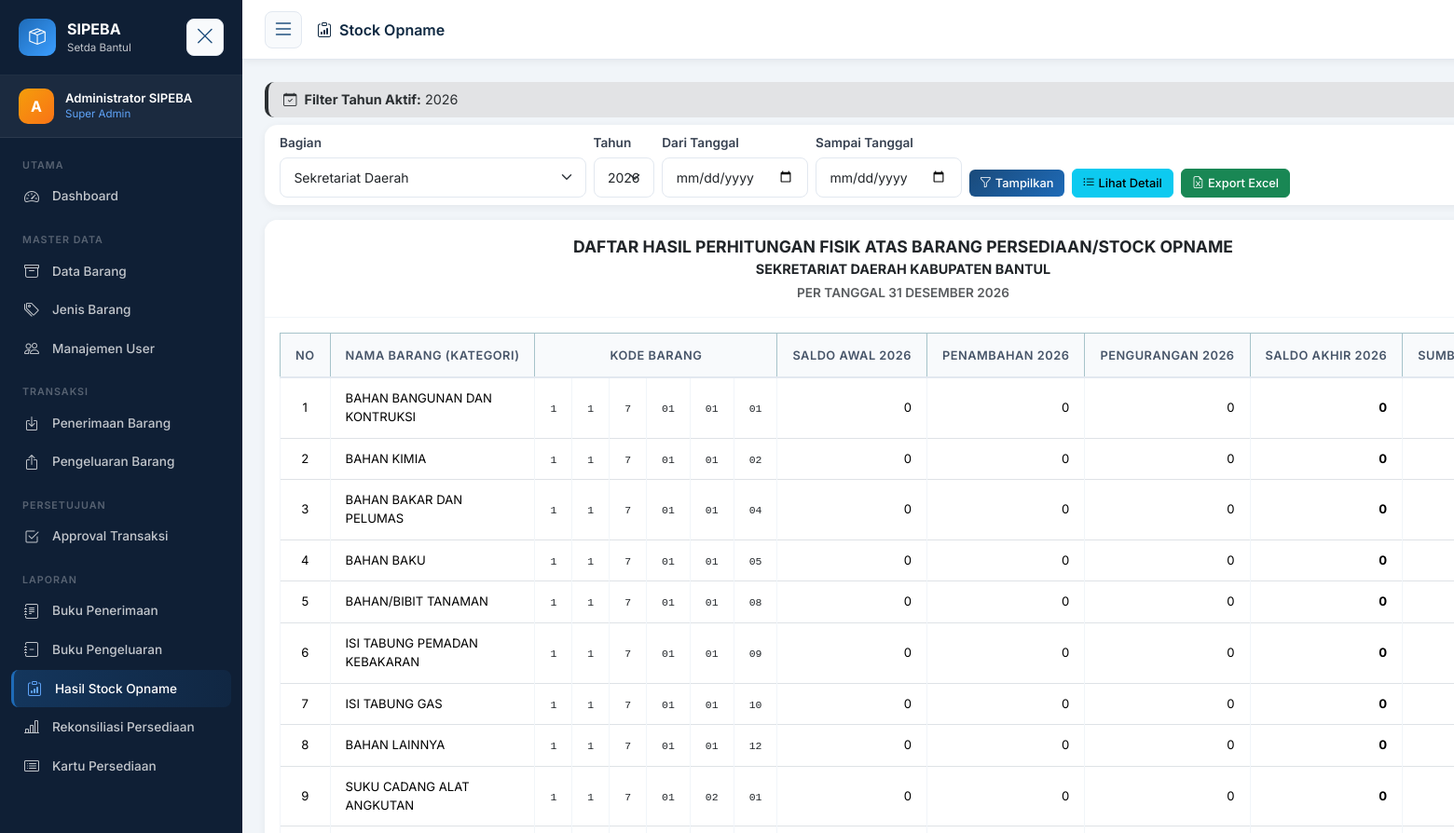
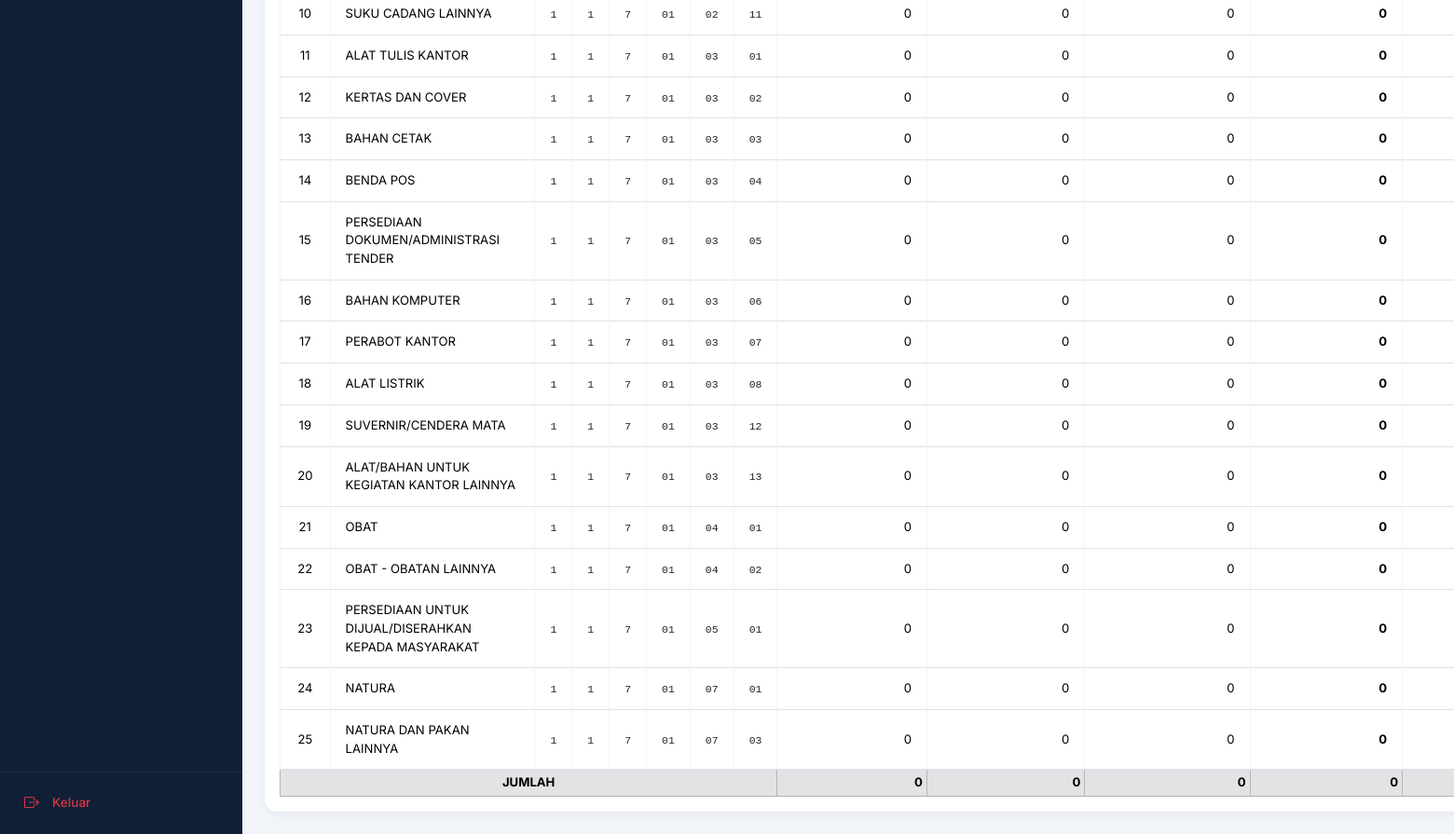
/laporan/stock_opname.php (signed in), run on the app's committed database (2 pictures, top to bottom).
### tables this page shows
CREATE TABLE `jenis_barang` (
  `id` int(10) UNSIGNED NOT NULL,
  `kode_jenis` varchar(10) NOT NULL,
  `nama_jenis` varchar(100) NOT NULL,
  `kategori` enum('ASET TETAP','ASET LANCAR') DEFAULT 'ASET LANCAR',
  `created_at` timestamp NOT NULL DEFAULT current_timestamp()
);

### config/auth.php (called while the page is built, shortened)
<?php
function getUserRole(): string {
    return $_SESSION['user']['role'] ?? '';
}

### laporan/stock_opname.php (the view, shortened to what this page needs)
<?php
require_once __DIR__ . '/../config/bootstrap.php';
$role = getUserRole();
$id_bagian = getUserBagian();
$f_bagian  = ($role === 'superadmin') ? (int)($_GET['id_bagian'] ?? 0) : $id_bagian;
$f_tahun   = (int)($_GET['tahun'] ?? date('Y'));
$f_dari_tanggal = $_GET['dari_tanggal'] ?? '';
$f_sampai_tanggal = $_GET['sampai_tanggal'] ?? '';
$use_date_filter = !empty($f_dari_tanggal) && !empty($f_sampai_tanggal);
$where_bagian = "";
$years = [];
if (empty($years)) {
  $years = [date('Y')];
}
if ($use_date_filter) {
  $query = "
        SELECT
            j.id as id_jenis,
            j.kode_jenis,
            j.nama_jenis,
            -- Saldo Awal (Transaksi sebelum dari_tanggal)
            (
                SELECT COALESCE(SUM(p.jumlah * p.harga_satuan), 0)
                FROM penerimaan p
                JOIN barang b2 ON p.id_barang = b2.id
                WHERE b2.id_jenis_barang = j.id AND p.status = 'disetujui' AND p.tanggal < '$f_dari_tanggal' $where_bagian
            ) - (
                SELECT COALESCE(SUM(pd.jumlah_dipotong * pd.harga_satuan), 0)
                FROM pengurangan_detail pd
                JOIN pengurangan pr ON pd.id_pengurangan = pr.id
                JOIN barang b2 ON pr.id_barang = b2.id
                WHERE b2.id_jenis_barang = j.id AND pd.status = 'disetujui' AND pr.tanggal < '$f_dari_tanggal' $where_bagian
            ) as saldo_awal,
            -- Penambahan (Dalam range tanggal)
            (
                SELECT COALESCE(SUM(p.jumlah * p.harga_satuan), 0)
                FROM penerimaan p
                JOIN barang b2 ON p.id_barang = b2.id
                WHERE b2.id_jenis_barang = j.id AND p.status = 'disetujui' AND p.tanggal BETWEEN '$f_dari_tanggal' AND '$f_sampai_tanggal' $where_bagian
            ) as penambahan,
            -- Pengurangan (Dalam range tanggal)
            (
                SELECT COALESCE(SUM(pd.jumlah_dipotong * pd.harga_satuan), 0)
                FROM pengurangan_detail pd
                JOIN pengurangan pr ON pd.id_pengurangan = pr.id
                JOIN barang b2 ON pr.id_barang = b2.id
                WHERE b2.id_jenis_barang = j.id AND pd.status = 'disetujui' AND pr.tanggal BETWEEN '$f_dari_tanggal' AND '$f_sampai_tanggal' $where_bagian
            ) as pengurangan,
            -- Keterangan (Ambil dari Stock Opname dalam range tanggal)
            (
              SELECT GROUP_CONCAT(DISTINCT p.keterangan SEPARATOR '; ')
              FROM penerimaan p
              JOIN barang b2 ON p.id_barang = b2.id
              WHERE b2.id_jenis_barang = j.id AND p.status = 'disetujui' AND p.tanggal BETWEEN '$f_dari_tanggal' AND '$f_sampai_tanggal' $where_bagian AND COALESCE(p.keterangan, '') != ''
            ) as sumber_dana
        FROM jenis_barang j
        ORDER BY j.kode_jenis ASC
    ";
} else {
  $query = "
        SELECT
            j.id as id_jenis,
            j.kode_jenis,
            j.nama_jenis,
            -- Saldo Awal (Transaksi sebelum tahun filter)
            (
                SELECT COALESCE(SUM(p.jumlah * p.harga_satuan), 0)
                FROM penerimaan p
                JOIN barang b2 ON p.id_barang = b2.id
                WHERE b2.id_jenis_barang = j.id AND p.status = 'disetujui' AND YEAR(p.tanggal) < $f_tahun $where_bagian
            ) - (
                SELECT COALESCE(SUM(pd.jumlah_dipotong * pd.harga_satuan), 0)
                FROM pengurangan_detail pd
                JOIN pengurangan pr ON pd.id_pengurangan = pr.id
                JOIN barang b2 ON pr.id_barang = b2.id
                WHERE b2.id_jenis_barang = j.id AND pd.status = 'disetujui' AND YEAR(pr.tanggal) < $f_tahun $where_bagian
            ) as saldo_awal,
            -- Penambahan (Tahun filter)
            (
                SELECT COALESCE(SUM(p.jumlah * p.harga_satuan), 0)
                FROM penerimaan p
                JOIN barang b2 ON p.id_barang = b2.id
                WHERE b2.id_jenis_barang = j.id AND p.status = 'disetujui' AND YEAR(p.tanggal) = $f_tahun $where_bagian
            ) as penambahan,
            -- Pengurangan (Tahun filter)
            (
                SELECT COALESCE(SUM(pd.jumlah_dipotong * pd.harga_satuan), 0)
                FROM pengurangan_detail pd
                JOIN pengurangan pr ON pd.id_pengurangan = pr.id
                JOIN barang b2 ON pr.id_barang = b2.id
                WHERE b2.id_jenis_barang = j.id AND pd.status = 'disetujui' AND YEAR(pr.tanggal) = $f_tahun $where_bagian
            ) as pengurangan,
            -- Keterangan (Ambil dari Stock Opname tahun filter)
            (
              SELECT GROUP_CONCAT(DISTINCT p.keterangan SEPARATOR '; ')
              FROM penerimaan p
              JOIN barang b2 ON p.id_barang = b2.id
              WHERE b2.id_jenis_barang = j.id AND p.status = 'disetujui' AND YEAR(p.tanggal) = $f_tahun $where_bagian AND COALESCE(p.keterangan, '') != ''
            ) as sumber_dana
        FROM jenis_barang j
        ORDER BY j.kode_jenis ASC
    ";
}
$data = $conn->query($query);
$nama_bagian_text = "";
$periode_text_upper = $use_date_filter
  ? strtoupper(formatTanggalIndo($f_dari_tanggal)) . ' - ' . strtoupper(formatTanggalIndo($f_sampai_tanggal))
  : '31 DESEMBER ' . $f_tahun;
?>
<?php
include BASE_PATH . '/includes/header.php';
include BASE_PATH . '/includes/sidebar.php';
?>
<div class="main-content">
  <div class="topbar">
    <button class="sidebar-toggle-btn me-3" id="mainSidebarToggle"><i class="bi bi-list fs-4"></i></button>
    <div class="topbar-title"><i class="bi bi-clipboard-data me-2"></i>Stock Opname</div>
  </div>
  <div class="page-content">
    <?php if ($use_date_filter): ?>
      <div class="alert alert-info py-2 mb-2">
        <i class="bi bi-info-circle me-1"></i>
        <strong>Filter Tanggal Aktif:</strong> <?= date('d/m/Y', strtotime($f_dari_tanggal)) ?> - <?= date('d/m/Y', strtotime($f_sampai_tanggal)) ?>
        <a href="?<?= http_build_query(array_filter(['id_bagian' => $f_bagian, 'tahun' => $f_tahun])) ?>" class="btn btn-sm btn-outline-secondary ms-2"><i class="bi bi-x-circle me-1"></i>Gunakan Filter Tahun</a>
      </div>
    <?php else: ?>
      <div class="alert alert-secondary py-2 mb-2">
        <i class="bi bi-calendar-check me-1"></i>
        <strong>Filter Tahun Aktif:</strong> <?= $f_tahun ?>
      </div>
    <?php endif; ?>
    <div class="card mb-3">
      <div class="card-body py-2">
        <form method="GET" class="row g-2 align-items-end">
          <?php if ($role === 'superadmin'): ?>
            <div class="col-md-3">
              <label class="form-label fw-semibold">Bagian</label>
              <select name="id_bagian" class="form-select form-select-sm">
                <option value="">Sekretariat Daerah</option>
              </select>
            </div>
          <?php endif; ?>
          <div class="col-auto">
            <label class="form-label fw-semibold">Tahun</label>
            <select name="tahun" class="form-select form-select-sm" id="filterTahun">
              <?php foreach ($years as $y): ?><option value="<?= $y ?>" <?= $f_tahun == $y ? 'selected' : '' ?>><?= $y ?></option><?php endforeach; ?>
            </select>
          </div>
          <div class="col-auto">
            <label class="form-label fw-semibold">Dari Tanggal</label>
            <input type="date" name="dari_tanggal" class="form-control form-control-sm" value="<?= $f_dari_tanggal ?>">
          </div>
          <div class="col-auto">
            <label class="form-label fw-semibold">Sampai Tanggal</label>
            <input type="date" name="sampai_tanggal" class="form-control form-control-sm" value="<?= $f_sampai_tanggal ?>">
          </div>
          <div class="col-auto">
            <button type="submit" class="btn btn-primary btn-sm"><i class="bi bi-funnel me-1"></i>Tampilkan</button>
            <a href="stock_opname_detail.php?<?= http_build_query(array_filter(['id_bagian' => $f_bagian, 'dari_tanggal' => $f_dari_tanggal, 'sampai_tanggal' => $f_sampai_tanggal])) ?>" class="btn btn-info btn-sm ms-1"><i class="bi bi-list-ul me-1"></i>Lihat Detail</a>
            <a href="?<?= http_build_query(array_merge($_GET, ['export' => 1])) ?>" class="btn btn-success btn-sm ms-1"><i class="bi bi-file-earmark-excel me-1"></i>Export Excel</a>
          </div>
        </form>
      </div>
    </div>
    <div class="card">
      <div class="card-header text-center py-3">
        <div class="fw-bold" style="font-size:1.1rem">DAFTAR HASIL PERHITUNGAN FISIK ATAS BARANG PERSEDIAAN/STOCK OPNAME</div>
        <div class="fw-bold"><?= $nama_bagian_text ? strtoupper($nama_bagian_text) : 'SEKRETARIAT DAERAH KABUPATEN BANTUL' ?></div>
        <div class="text-muted mt-1" style="font-size:.85rem">PER TANGGAL <?= strtoupper($periode_text_upper) ?></div>
      </div>
      <div class="table-wrapper p-3 overflow-auto">
        <table class="table table-bordered table-sm align-middle" style="font-size:.82rem">
          <thead>
            <tr class="table-info text-center">
              <th>NO</th>
              <th>NAMA BARANG (KATEGORI)</th>
              <th colspan="6">KODE BARANG</th>
              <th>SALDO AWAL<?= $use_date_filter ? '' : ' ' . $f_tahun ?></th>
              <th>PENAMBAHAN<?= $use_date_filter ? '' : ' ' . $f_tahun ?></th>
              <th>PENGURANGAN<?= $use_date_filter ? '' : ' ' . $f_tahun ?></th>
              <th>SALDO AKHIR<?= $use_date_filter ? '' : ' ' . $f_tahun ?></th>
              <th>SUMBER DANA</th>
            </tr>
          </thead>
          <tbody>
            <?php
            $no = 1;
            $t_awal = 0;
            $t_plus = 0;
            $t_minus = 0;
            $t_akhir = 0;
            $data->data_seek(0);
            while ($r = $data->fetch_assoc()):
              $s_akhir = $r['saldo_awal'] + $r['penambahan'] - $r['pengurangan'];
              $t_awal += $r['saldo_awal'];
              $t_plus += $r['penambahan'];
              $t_minus += $r['pengurangan'];
              $t_akhir += $s_akhir;
              $kode_raw = $r['kode_jenis'];
              if (strpos($kode_raw, '.') !== false) {
                $kode_parts = explode('.', $kode_raw);
              } elseif (strlen($kode_raw) == 9) {
                $kode_parts = [
                  substr($kode_raw, 0, 1),
                  substr($kode_raw, 1, 1),
                  substr($kode_raw, 2, 1),
                  substr($kode_raw, 3, 2),
                  substr($kode_raw, 5, 2),
                  substr($kode_raw, 7, 2)
                ];
              } else {
                $kode_parts = [$kode_raw];
              }
              $kode_parts = array_pad($kode_parts, 6, '');
            ?>
              <tr>
                <td class="text-center"><?= $no++ ?></td>
                <td><?= htmlspecialchars($r['nama_jenis']) ?></td>
                <?php foreach ($kode_parts as $kp): ?>
                  <td class="text-center"><code class="text-dark"><?= $kp ?></code></td>
                <?php endforeach; ?>
                <td class="text-end"><?= number_format($r['saldo_awal'], 0, ',', '.') ?></td>
                <td class="text-end"><?= number_format($r['penambahan'], 0, ',', '.') ?></td>
                <td class="text-end"><?= number_format($r['pengurangan'], 0, ',', '.') ?></td>
                <td class="text-end fw-bold"><?= number_format($s_akhir, 0, ',', '.') ?></td>
                <td><small><?= htmlspecialchars($r['sumber_dana'] ?? '') ?></small></td>
              </tr>
            <?php endwhile; ?>
          </tbody>
          <tfoot class="table-secondary fw-bold">
            <tr>
              <td colspan="8" class="text-center">JUMLAH</td>
              <td class="text-end"><?= number_format($t_awal, 0, ',', '.') ?></td>
              <td class="text-end"><?= number_format($t_plus, 0, ',', '.') ?></td>
              <td class="text-end"><?= number_format($t_minus, 0, ',', '.') ?></td>
              <td class="text-end fw-bold"><?= number_format($t_akhir, 0, ',', '.') ?></td>
              <td></td>
            </tr>
          </tfoot>
        </table>
      </div>
    </div>
  </div>
</div>
<?php include BASE_PATH . '/includes/footer.php'; ?>
<?php include BASE_PATH . '/includes/footer.php'; ?>

### assets/css/style.css (style rules this page uses)
:root { --primary: #1a4a7a; --primary-dark: #0f2942; --primary-light: #1e6bb8; --accent: #f59e0b; --sidebar-width: 260px; --sidebar-collapsed-width: 70px; --sidebar-bg: #0f1f35; --sidebar-text: rgba(255, 255, 255, 0.75); --sidebar-hover: rgba(255, 255, 255, 0.1); --sidebar-active-bg: linear-gradient( 90deg, rgba(30, 107, 184, 0.3), rgba(30, 107, 184, 0.1) ); --sidebar-active-border: #1e6bb8; --topbar-height: 64px; --card-radius: 14px; --transition: all 0.2s ease; --shadow-sm: 0 2px 8px rgba(0, 0, 0, 0.06); --shadow-md: 0 4px 20px rgba(0, 0, 0, 0.1); --shadow-lg: 0 10px 40px rgba(0, 0, 0, 0.15); }
* { box-sizing: border-box; margin: 0; padding: 0; }
body { font-family: "Inter", sans-serif; background: #f1f5f9; color: #1e293b; font-size: 0.9rem; }
.main-content { margin-left: var(--sidebar-width); flex: 1; display: flex; flex-direction: column; min-height: 100vh; transition: margin-left 0.3s ease; }
.topbar { height: var(--topbar-height); background: white; border-bottom: 1px solid #e2e8f0; display: flex; align-items: center; padding: 0 1.5rem; position: sticky; top: 0; z-index: 100; box-shadow: var(--shadow-sm); }
.topbar-title { font-weight: 600; font-size: 1rem; color: var(--primary-dark); flex: 1; }
.page-content { padding: 1.5rem; flex: 1; }
.card { border: none; border-radius: var(--card-radius); box-shadow: var(--shadow-sm); background: white; }
.card-header { background: white; border-bottom: 1px solid #f1f5f9; border-radius: var(--card-radius) var(--card-radius) 0 0 !important; padding: 1rem 1.25rem; font-weight: 600; font-size: 0.9rem; }
.table-wrapper { overflow-x: auto; border-radius: 0 0 var(--card-radius) var(--card-radius); }
.table { margin-bottom: 0; font-size: 0.875rem; }
.table thead th { background: #f8fafc; border-bottom: 2px solid #e2e8f0; color: #475569; font-weight: 600; font-size: 0.8rem; text-transform: uppercase; letter-spacing: 0.5px; padding: 0.85rem 1rem; white-space: nowrap; }
.table tbody td { padding: 0.75rem 1rem; vertical-align: middle; border-color: #f1f5f9; }
.form-control, .form-select { border: 1.5px solid #e2e8f0; border-radius: 8px; padding: 0.6rem 0.9rem; font-size: 0.875rem; transition: border-color 0.2s, box-shadow 0.2s; }
.form-label { font-weight: 500; font-size: 0.85rem; color: #374151; margin-bottom: 0.4rem; }
.btn { border-radius: 8px; font-weight: 500; font-size: 0.875rem; padding: 0.5rem 1rem; }
.btn-primary { background: linear-gradient(135deg, var(--primary), var(--primary-light)); border: none; }
.btn-sm { padding: 0.3rem 0.7rem; font-size: 0.8rem; border-radius: 6px; }
.alert { border: none; border-radius: 10px; border-left: 4px solid; }
.sidebar-toggle-btn { background: #f8fafc; border: 1.5px solid #e2e8f0; color: var(--primary); font-size: 1.25rem; padding: 0.5rem; border-radius: 8px; cursor: pointer; transition: all 0.3s ease; display: flex !important; align-items: center; justify-content: center; width: 40px; height: 40px; flex-shrink: 0; position: relative; z-index: 10; }
.sidebar-toggle-btn i { transition: transform 0.3s ease; font-size: 1.3rem; line-height: 1; }

### data on the page
jenis_barang: nama_jenis "BAHAN BANGUNAN DAN KONTRUKSI", kode_jenis "1", kode_jenis "7", kode_jenis "01", saldo_awal "0", penambahan "0", pengurangan "0", s_akhir "0"
jenis_barang: nama_jenis "BAHAN KIMIA", kode_jenis "1", kode_jenis "7", kode_jenis "01", kode_jenis "02", saldo_awal "0", penambahan "0", pengurangan "0", s_akhir "0"
jenis_barang: nama_jenis "BAHAN BAKAR DAN PELUMAS", kode_jenis "1", kode_jenis "7", kode_jenis "01", kode_jenis "04", saldo_awal "0", penambahan "0", pengurangan "0", s_akhir "0"
jenis_barang: nama_jenis "BAHAN BAKU", kode_jenis "1", kode_jenis "7", kode_jenis "01", kode_jenis "05", saldo_awal "0", penambahan "0", pengurangan "0", s_akhir "0"
jenis_barang: nama_jenis "BAHAN/BIBIT TANAMAN", kode_jenis "1", kode_jenis "7", kode_jenis "01", kode_jenis "08", saldo_awal "0", penambahan "0", pengurangan "0", s_akhir "0"
jenis_barang: nama_jenis "ISI TABUNG PEMADAN KEBAKARAN", kode_jenis "1", kode_jenis "7", kode_jenis "01", kode_jenis "09", saldo_awal "0", penambahan "0", pengurangan "0", s_akhir "0"
jenis_barang: nama_jenis "ISI TABUNG GAS", kode_jenis "1", kode_jenis "7", kode_jenis "01", kode_jenis "10", saldo_awal "0", penambahan "0", pengurangan "0", s_akhir "0"
jenis_barang: nama_jenis "BAHAN LAINNYA", kode_jenis "1", kode_jenis "7", kode_jenis "01", kode_jenis "12", saldo_awal "0", penambahan "0", pengurangan "0", s_akhir "0"
jenis_barang: nama_jenis "SUKU CADANG ALAT ANGKUTAN", kode_jenis "1", kode_jenis "7", kode_jenis "01", kode_jenis "02", saldo_awal "0", penambahan "0", pengurangan "0", s_akhir "0"
jenis_barang: nama_jenis "SUKU CADANG LAINNYA", kode_jenis "1", kode_jenis "7", kode_jenis "01", kode_jenis "02", kode_jenis "11", saldo_awal "0", penambahan "0", pengurangan "0", s_akhir "0"
jenis_barang: nama_jenis "ALAT TULIS KANTOR", kode_jenis "1", kode_jenis "7", kode_jenis "01", kode_jenis "03", saldo_awal "0", penambahan "0", pengurangan "0", s_akhir "0"
jenis_barang: nama_jenis "KERTAS DAN COVER", kode_jenis "1", kode_jenis "7", kode_jenis "01", kode_jenis "03", kode_jenis "02", saldo_awal "0", penambahan "0", pengurangan "0", s_akhir "0"
jenis_barang: nama_jenis "BAHAN CETAK", kode_jenis "1", kode_jenis "7", kode_jenis "01", kode_jenis "03", saldo_awal "0", penambahan "0", pengurangan "0", s_akhir "0"
jenis_barang: nama_jenis "BENDA POS", kode_jenis "1", kode_jenis "7", kode_jenis "01", kode_jenis "03", kode_jenis "04", saldo_awal "0", penambahan "0", pengurangan "0", s_akhir "0"
jenis_barang: nama_jenis "PERSEDIAAN DOKUMEN/ADMINISTRASI TENDER", kode_jenis "1", kode_jenis "7", kode_jenis "01", kode_jenis "03", kode_jenis "05", saldo_awal "0", penambahan "0", pengurangan "0", s_akhir "0"
jenis_barang: nama_jenis "BAHAN KOMPUTER", kode_jenis "1", kode_jenis "7", kode_jenis "01", kode_jenis "03", kode_jenis "06", saldo_awal "0", penambahan "0", pengurangan "0", s_akhir "0"
jenis_barang: nama_jenis "PERABOT KANTOR", kode_jenis "1", kode_jenis "7", kode_jenis "01", kode_jenis "03", kode_jenis "07", saldo_awal "0", penambahan "0", pengurangan "0", s_akhir "0"
jenis_barang: nama_jenis "ALAT LISTRIK", kode_jenis "1", kode_jenis "7", kode_jenis "01", kode_jenis "03", kode_jenis "08", saldo_awal "0", penambahan "0", pengurangan "0", s_akhir "0"
jenis_barang: nama_jenis "SUVERNIR/CENDERA MATA", kode_jenis "1", kode_jenis "7", kode_jenis "01", kode_jenis "03", kode_jenis "12", saldo_awal "0", penambahan "0", pengurangan "0", s_akhir "0"
jenis_barang: nama_jenis "ALAT/BAHAN UNTUK KEGIATAN KANTOR LAINNYA", kode_jenis "1", kode_jenis "7", kode_jenis "01", kode_jenis "03", kode_jenis "13", saldo_awal "0", penambahan "0", pengurangan "0", s_akhir "0"
jenis_barang: nama_jenis "OBAT", kode_jenis "1", kode_jenis "7", kode_jenis "01", kode_jenis "04", saldo_awal "0", penambahan "0", pengurangan "0", s_akhir "0"
jenis_barang: nama_jenis "OBAT - OBATAN LAINNYA", kode_jenis "1", kode_jenis "7", kode_jenis "01", kode_jenis "04", kode_jenis "02", saldo_awal "0", penambahan "0", pengurangan "0", s_akhir "0"
jenis_barang: nama_jenis "PERSEDIAAN UNTUK DIJUAL/DISERAHKAN KEPADA MASYARAKAT", kode_jenis "1", kode_jenis "7", kode_jenis "01", kode_jenis "05", saldo_awal "0", penambahan "0", pengurangan "0", s_akhir "0"
jenis_barang: nama_jenis "NATURA", kode_jenis "1", kode_jenis "7", kode_jenis "01", kode_jenis "07", saldo_awal "0", penambahan "0", pengurangan "0", s_akhir "0"
jenis_barang: nama_jenis "NATURA DAN PAKAN LAINNYA", kode_jenis "1", kode_jenis "7", kode_jenis "01", kode_jenis "07", kode_jenis "03", saldo_awal "0", penambahan "0", pengurangan "0", s_akhir "0"

### other printed values
substr($user['nama'] ?? 'U', 0, 1) "A"
$user['nama'] "Administrator SIPEBA"
$roleLabel[$role] "Super Admin"
$f_tahun "2026"
$periode_text_upper "31 DESEMBER 2026"
$t_awal "0"
$t_plus "0"
$t_minus "0"
$t_akhir "0"
form field tahun "2026"
